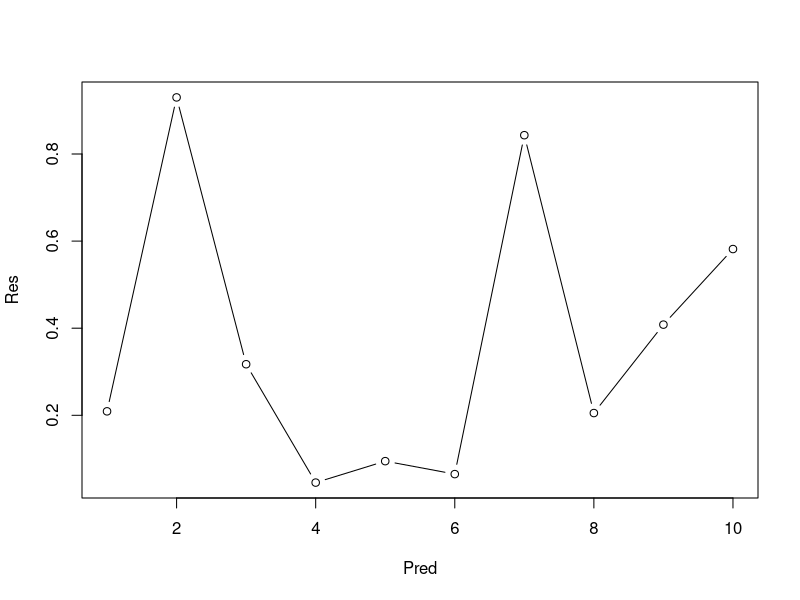

Source code (R):
## ---- chunk 1
knitr::opts_chunk$set(echo = TRUE)
## ---- chunk 2
# First chunk of code in rmd file
print(pi)
pi+3
## ---- chunk 3
# Use comments extensively in ALL of your coding!
Pred <- seq(1,10)     # make a vector of integers from 1 to 10
Res <- runif(10)      # generate 10 draws from a random uniform (0,1) distribution

# print the random numbers
print(Res)

# plot the graph
plot(x=Pred,y=Res,type="b")
